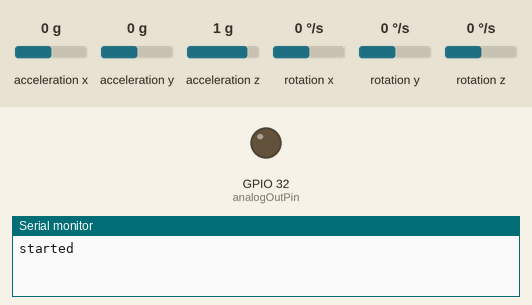
The sketch below on a simulated ESP32. On the bench: output pins drawn as LEDs (lit = HIGH), the last lines printed to the serial monitor. Dashed ring = blinking. The inputs (shaded band) are chosen by the test bench; at power-on: acceleration x 0 g, acceleration y 0 g, acceleration z 1 g, rotation x 0 °/s, rotation y 0 °/s, rotation z 0 °/s.

Above: at 0.5 s.
At 2.1 s:
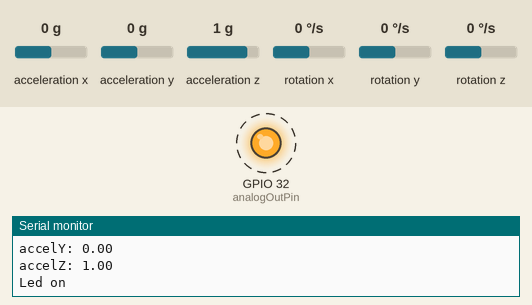
Timing chart, 0 to 3.0 s (numbered marks = the images above):
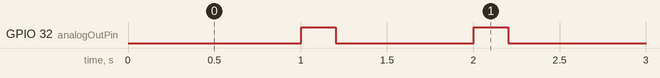

The sketch:

I2C.ino
```cpp
#include <MPU9250_asukiaaa.h>

//defino los pines del I2C para el ESP32
#ifdef _ESP32_HAL_I2C_H_
#define SDA_PIN 21
#define SCL_PIN 22
#endif

// se define el objeto utilizado para esta libreria
MPU9250_asukiaaa mySensor;
// Defino variables
double aX, aY, aZ, aSqrt;
uint8_t sensorId;

//Como en la primera parte, se va ha utilizar una interrupción. Dado que se quiere ver las medidas del acelerómetro cada 100ms,
//La interrupción de define cada 100ms, y tomaremos como referencia un contador de la interruciones para las otras funciones,
// led 200ms(2 interrupciones) y mostrar datos cada 1sec (10 interruciones)

volatile int interruptCounter;
int totalInterruptCounter;

  hw_timer_t * timer = NULL;
  portMUX_TYPE timerMux = portMUX_INITIALIZER_UNLOCKED;

  void IRAM_ATTR onTimer() {
  portENTER_CRITICAL_ISR(&timerMux);
  interruptCounter++;
  portEXIT_CRITICAL_ISR(&timerMux);
}

const int analogOutPin = 32; // Analog output pin that the LED is attached to
const int PWM1_Ch = 0;
const int PWM1_Res = 8;
const int PWM1_Freq = 5000;

long LedCounter = 0;
boolean LedOn = false;

void setup() {

  //inicializo

  Serial.begin(115200);
  while(!Serial);
  Serial.println("started");

#ifdef _ESP32_HAL_I2C_H_ // For ESP32
  Wire.begin(SDA_PIN, SCL_PIN);
  mySensor.setWire(&Wire);
#endif

  mySensor.beginAccel();

  ledcAttachPin(analogOutPin, PWM1_Ch);
  ledcSetup(PWM1_Ch, PWM1_Freq, PWM1_Res);


  timer = timerBegin(0, 80, true);
  timerAttachInterrupt(timer, &onTimer, true);
  timerAlarmWrite(timer, 100000, true);
  timerAlarmEnable(timer);

}
void loop() {

if (interruptCounter > 0) {

    portENTER_CRITICAL(&timerMux);
    interruptCounter = 0;
    portEXIT_CRITICAL(&timerMux);

    totalInterruptCounter++;

// leo sensor

  if (mySensor.accelUpdate() == 0) {
    aX = mySensor.accelX();
    aY = mySensor.accelY();
    aZ = mySensor.accelZ();
    aSqrt = mySensor.accelSqrt();
  } else {
    Serial.println("Cannod read accel values");
  }

// apaga led
  if (totalInterruptCounter - LedCounter >= 2 && LedOn == true){
    ledcWrite(PWM1_Ch, 0);
    Serial.println("Led off");
    LedOn = false;
  }

  //muestra por pantalla la info y enciende led
  if (totalInterruptCounter % 10 == 0){
    Serial.println("accelX: " + String(aX));
    Serial.println("accelY: " + String(aY));
    Serial.println("accelZ: " + String(aZ));
    //Serial.println("accelSqrt: " + String(aSqrt));

    ledcWrite(PWM1_Ch, 256);
    LedOn = true;
    LedCounter = totalInterruptCounter;
    Serial.println("Led on");
  }

}


}
```

Measured:
- by itself, GPIO 32 (analogOutPin): alternates HIGH for 0.20 s and LOW for 0.80 s
